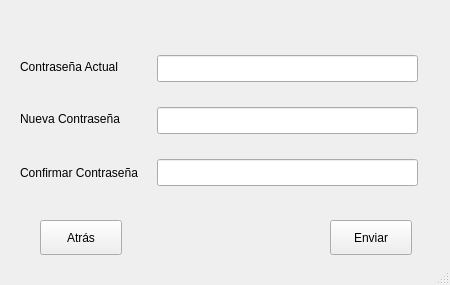
<?xml version="1.0" encoding="UTF-8"?>
<ui version="4.0">
 <class>wCambioContrasenia</class>
 <widget class="QMainWindow" name="wCambioContrasenia">
  <property name="geometry">
   <rect>
    <x>0</x>
    <y>0</y>
    <width>450</width>
    <height>285</height>
   </rect>
  </property>
  <property name="windowTitle">
   <string>Gestor ACOES: Cambio de contraseña</string>
  </property>
  <widget class="QWidget" name="centralwidget">
   <widget class="QPushButton" name="bAtras">
    <property name="geometry">
     <rect>
      <x>40</x>
      <y>220</y>
      <width>82</width>
      <height>35</height>
     </rect>
    </property>
    <property name="text">
     <string>Atrás</string>
    </property>
   </widget>
   <widget class="QLabel" name="lMensaje">
    <property name="enabled">
     <bool>true</bool>
    </property>
    <property name="geometry">
     <rect>
      <x>20</x>
      <y>20</y>
      <width>391</width>
      <height>16</height>
     </rect>
    </property>
    <property name="toolTip">
     <string/>
    </property>
    <property name="statusTip">
     <string/>
    </property>
    <property name="text">
     <string/>
    </property>
   </widget>
   <widget class="QLabel" name="lCNueva">
    <property name="geometry">
     <rect>
      <x>20</x>
      <y>111</y>
      <width>111</width>
      <height>16</height>
     </rect>
    </property>
    <property name="text">
     <string>Nueva Contraseña</string>
    </property>
   </widget>
   <widget class="QLineEdit" name="eCConfirmacion">
    <property name="geometry">
     <rect>
      <x>157</x>
      <y>159</y>
      <width>261</width>
      <height>27</height>
     </rect>
    </property>
   </widget>
   <widget class="QLineEdit" name="eCAntigua">
    <property name="geometry">
     <rect>
      <x>157</x>
      <y>55</y>
      <width>261</width>
      <height>27</height>
     </rect>
    </property>
   </widget>
   <widget class="QLineEdit" name="eCNueva">
    <property name="geometry">
     <rect>
      <x>157</x>
      <y>107</y>
      <width>261</width>
      <height>27</height>
     </rect>
    </property>
   </widget>
   <widget class="QPushButton" name="bEnviar">
    <property name="geometry">
     <rect>
      <x>330</x>
      <y>220</y>
      <width>82</width>
      <height>35</height>
     </rect>
    </property>
    <property name="text">
     <string>Enviar</string>
    </property>
   </widget>
   <widget class="QLabel" name="lCConfirmacion">
    <property name="geometry">
     <rect>
      <x>20</x>
      <y>165</y>
      <width>131</width>
      <height>16</height>
     </rect>
    </property>
    <property name="text">
     <string>Confirmar Contraseña</string>
    </property>
   </widget>
   <widget class="QLabel" name="lCAntigua">
    <property name="geometry">
     <rect>
      <x>20</x>
      <y>59</y>
      <width>111</width>
      <height>16</height>
     </rect>
    </property>
    <property name="text">
     <string>Contraseña Actual</string>
    </property>
   </widget>
  </widget>
  <widget class="QStatusBar" name="statusbar"/>
 </widget>
 <resources/>
 <connections/>
</ui>
